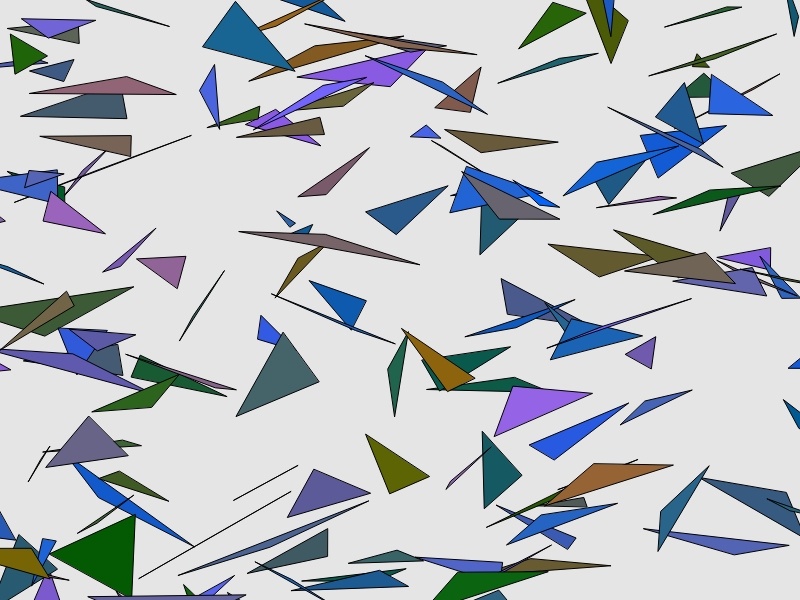
Frame 1 (no input)
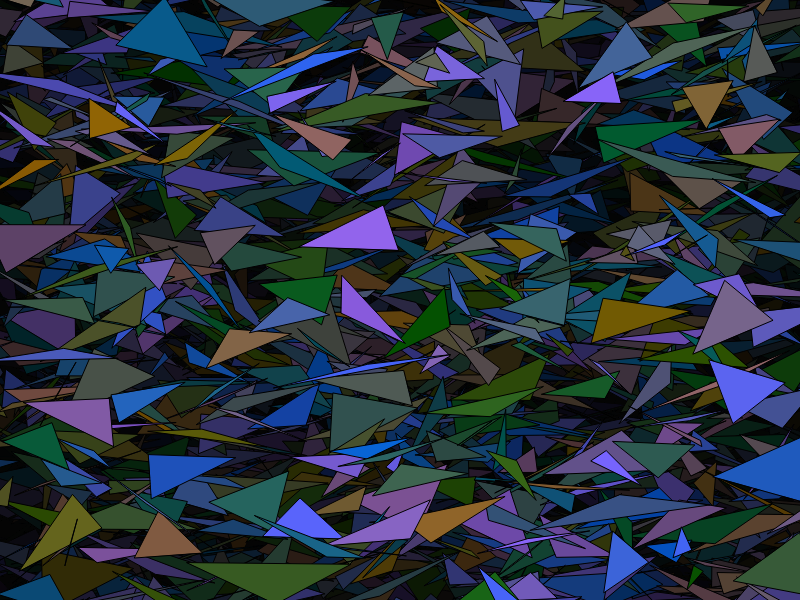
Frame 60 (no input)
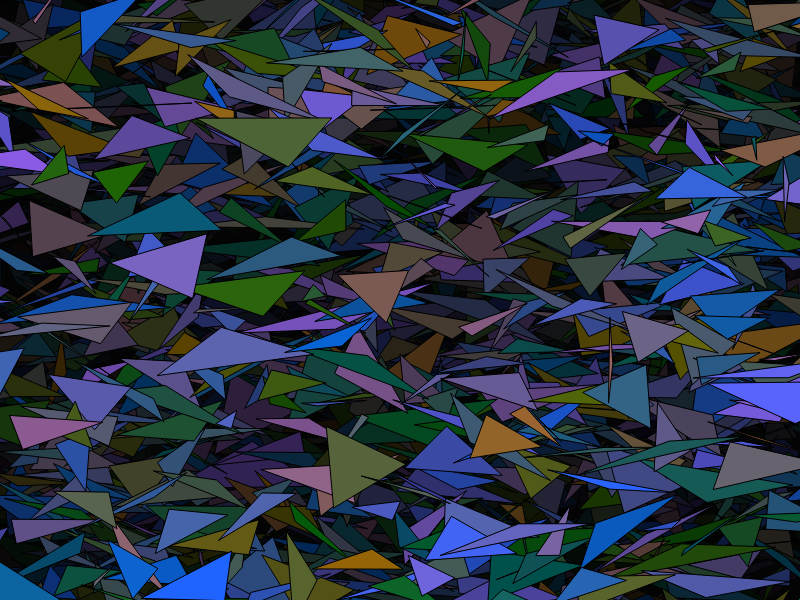
Frame 120 (the mouse pressed at the canvas centre since frame 60)

The p5.js sketch that drew these frames (run headless with seeded random() and noise() and a simulated clock; from frame 60 on, the mouse is pressed at the canvas centre):

// p5.js sketch
// ── sketch.js
function setup() {
    createCanvas(800, 600);
    for(let i = 0; i < 100; i++){
        fill(
            random(0, 155), 
            100, 
            random(0, 255)
        );
        let x = random(0, 800);
        let y = random(0, 800)
        triangle(
            x, y,
            x+random(-100, 100), 
            y+random(-50, 50), 
            x+random(-100, 100),
            y+random(-50, 50)
        );
    }
}

function draw() {
    background("rgba(0, 0, 0, 0.1)");
    for(let i = 0; i < 100; i++){
        fill(
            random(0, 155), 
            100, 
            random(0, 255)
        );
        let x = random(0, 800);
        let y = random(0, 800)
        triangle(
            x, y,
            x+random(-100, 100), 
            y+random(-50, 50), 
            x+random(-100, 100),
            y+random(-50, 50)
        );
    }
    
}
